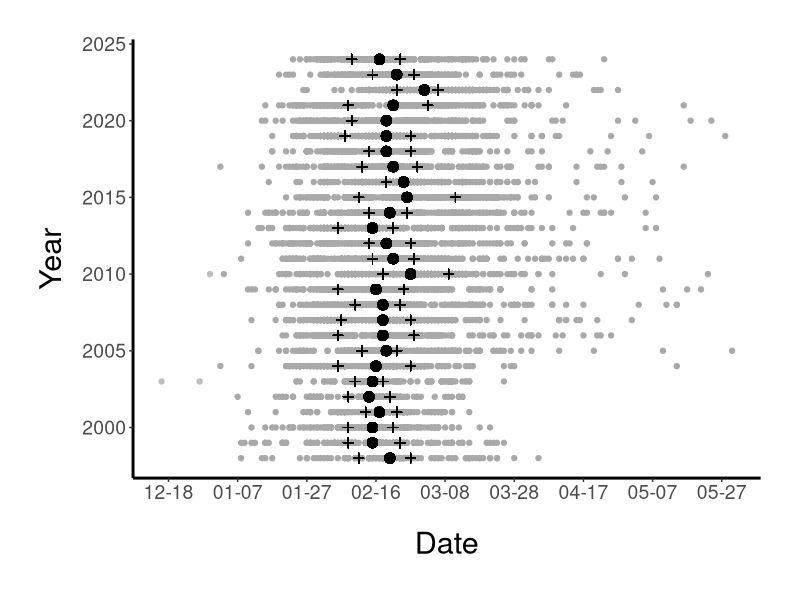
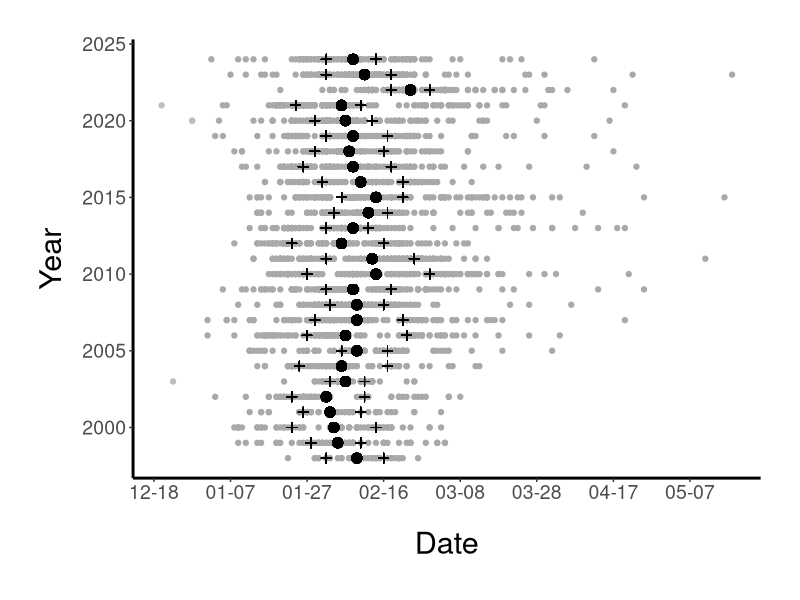
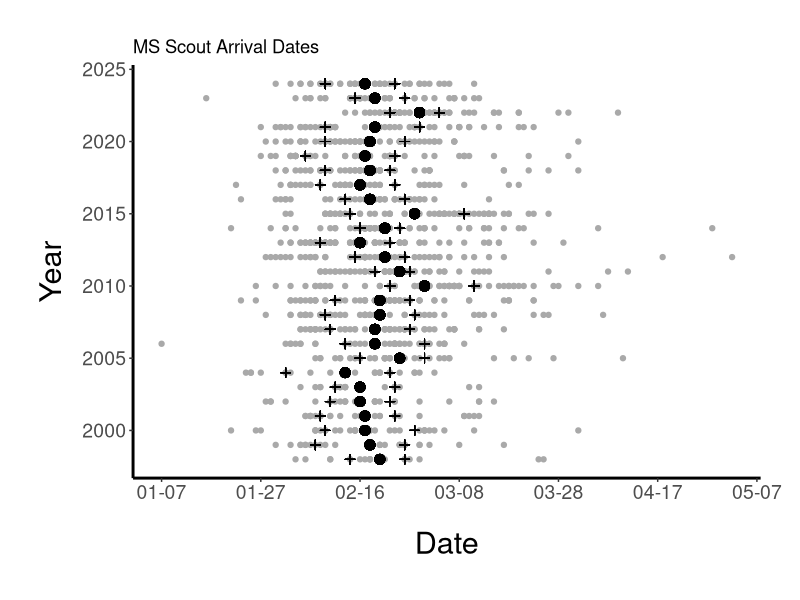
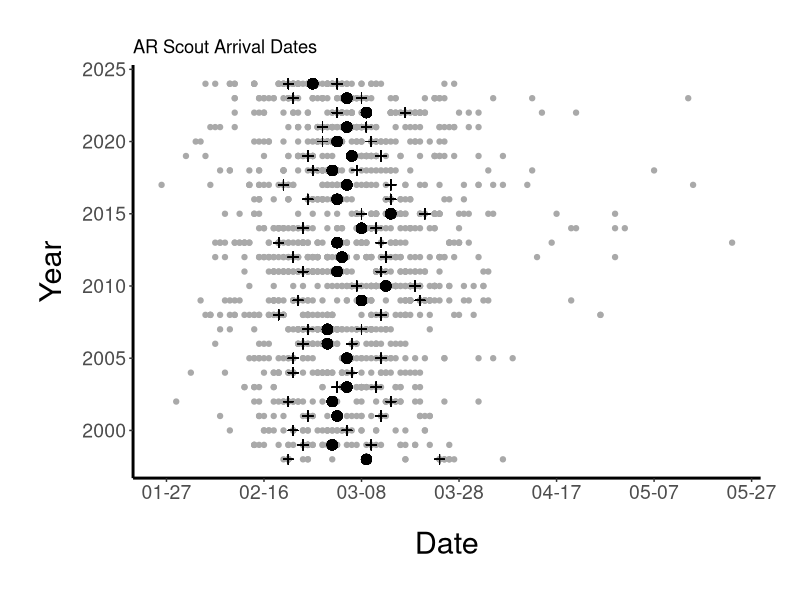
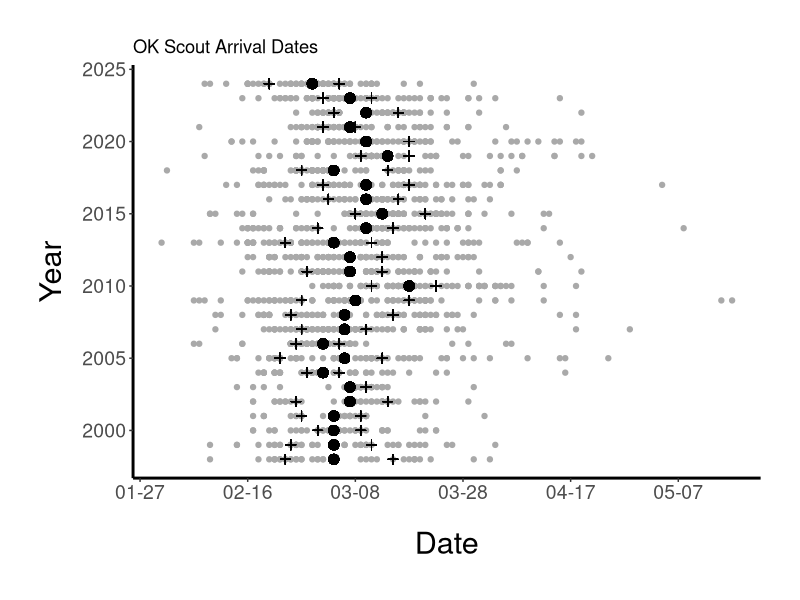
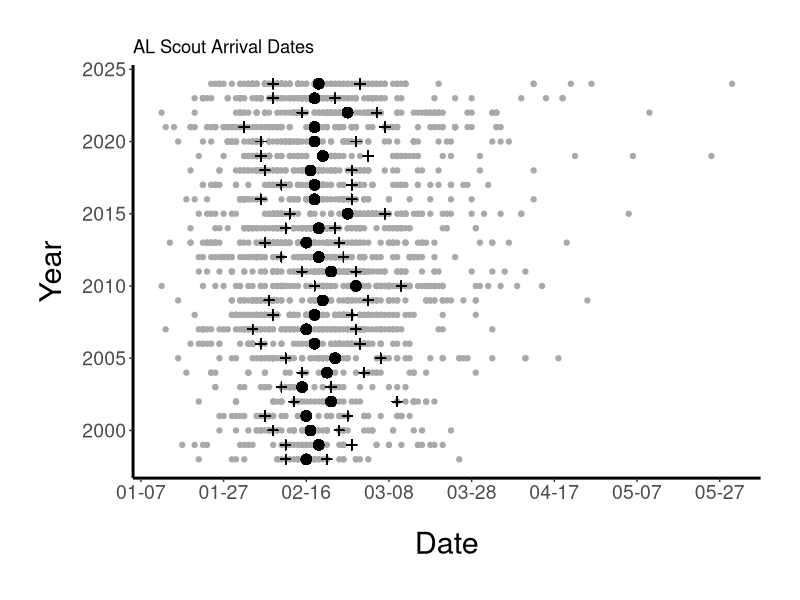
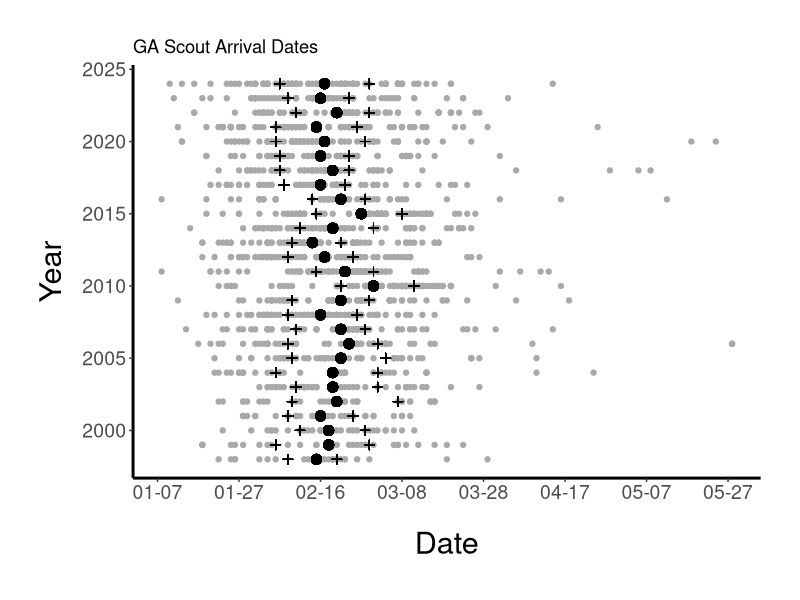
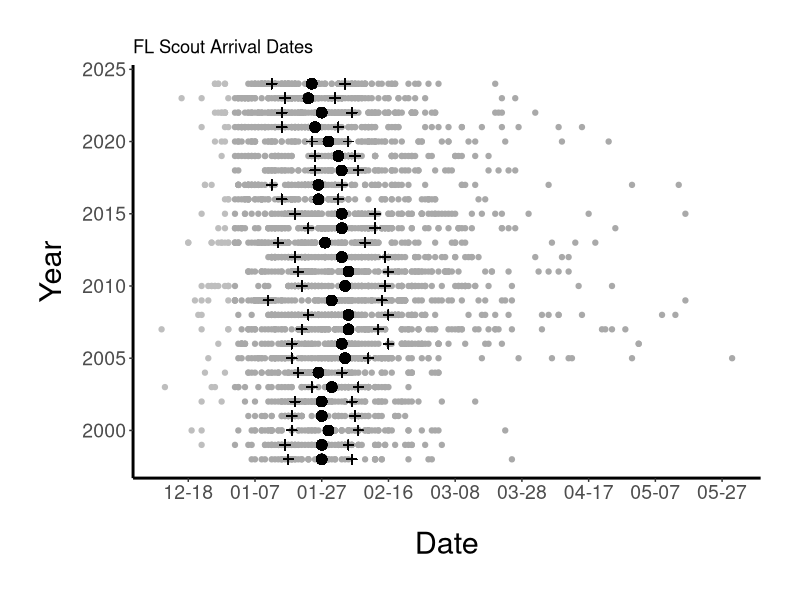

Write the R code that produced these figures, in order.
###Script for conducting analyses related to martin first arrivals over time

#Purple Martin Scout Arrival Data can be found at: https://www.purplemartin.org/research/8/scout-arrival-study/
install.packages(c("lubridate","ggplot2")) #if not already installed
library(lubridate)
library(ggplot2)

#read in scout arrivals by state

#TX
sadtx <- read.csv("Scout_arrivals/TX_arrivals.csv") 
sadtx$NAME <- NULL

#select adults only
sadtx<- sadtx[sadtx$AGE == "Adult",] 

#remove dates after May 31 because birds should arrive by then
nrow(sadtx[grep("^6/", sadtx$DATE),]) #1 date after May 31
sadtx<-sadtx[-grep("^6/", sadtx$DATE),] #remove dates after May 31

#number of arrivals
nrow(sadtx) #9589

sadtx$Month_Day <- format(mdy(sadtx$DATE), "%m-%d")
#getting mean, q1, q3
meanls <- list()
q1ls <- list()
q3ls <- list()
for (a in unique(sadtx$YEAR)) {
  datels <- list()
  for (i in 1:nrow(sadtx)) {
    year <- sadtx$YEAR[i]
    if (year == a) {
      datels <- c(datels, sadtx$DATE[i])
    }
  }
  mean <- as.Date(mean(mdy(unlist(datels))))
  meanls <- c(meanls, as.character(mean))
  q1 <- as.Date(quantile(as.numeric(mdy(unlist(datels))), probs = c(0.25, 0.5, 0.75), na.rm = TRUE)[1], origin="1970-01-01")
  q1ls <- c(q1ls, as.character(q1))
  q3 <-as.Date(quantile(as.numeric(mdy(unlist(datels))), probs = c(0.25, 0.5, 0.75), na.rm = TRUE)[3], origin="1970-01-01")
  q3ls <- c(q3ls, as.character(q3))
}

#adding means to sadtx
dfmeanls <- list()
for(a in meanls){
  yr <- format(as.Date(a), "%Y")
  for(i in 1:nrow(sadtx)){
    if(sadtx$YEAR[i] == yr){
      dfmeanls[[i]] <- a
    }
  }
}
sadtx$Mean <- unlist(dfmeanls)
sadtx$Mean_md <- format(ymd(sadtx$Mean), "%m-%d")
#adding q1 to sadtx
dfq1ls <- list()
for(a in q1ls){
  yr <- format(as.Date(a), "%Y")
  for(i in 1:nrow(sadtx)){
    if(sadtx$YEAR[i] == yr){
      dfq1ls[[i]] <- a
    }
  }
}
sadtx$Q1 <- unlist(dfq1ls)
sadtx$Q1_md <- format(as.Date(sadtx$Q1), "%m-%d")
#adding q3 to sadtx
dfq3ls <- list()
for(a in q3ls){
  yr <- format(as.Date(a), "%Y")
  for(i in 1:nrow(sadtx)){
    if(sadtx$YEAR[i] == yr){
      dfq3ls[[i]] <- a
    }
  }
}
sadtx$Q3 <- unlist(dfq3ls)
sadtx$Q3_md <- format(as.Date(sadtx$Q3), "%m-%d")

#calculate mean day of year for 1999-2021
mean(yday(unlist(meanls))[4:27])
sdtx<-sd(yday(unlist(meanls))[4:27])
meantx<-as.Date(mean(yday(unlist(meanls))[4:27]),origin="2024/12/31")
tx_2022<-as.Date(mean(yday(unlist(meanls))[3]),origin="2024/12/31")
tx_2023<-as.Date(mean(yday(unlist(meanls))[2]),origin="2024/12/31")
tx_2024<-as.Date(mean(yday(unlist(meanls))[1]),origin="2024/12/31")

#minimum arrival
min_arrival_tx=NULL
for (i in levels(as.factor(sadtx$YEAR))) {
	min_arrival_tx<-c(min_arrival_tx,min(yday(as.Date(sadtx$DATE[sadtx$YEAR==i], format="%m/%d/%y"))))
	}
mean(min_arrival_tx[1:24]) #mean min arrival from 1998-2021
min_arrival_tx[25]


#plot the data 
#3 Dec dates (2002 and 2009) need to be plotted separately
#grid::current.viewport() #sometimes this call seems to be necessary to initalize a plot to prevent a depth error being thrown

ggplot(sadtx[-grep("^12/", sadtx$DATE),], aes(y = YEAR, x = as.Date(Month_Day, format = "%m-%d"))) +
  geom_rect(xmin = meantx-(2*sdtx), xmax = meantx+(2*sdtx), ymin = 1997, ymax = 2025, fill = "gray 91") + 
  geom_point(col="dark gray") + 
  geom_point(data=sadtx[grep("^12/", sadtx$DATE),], aes(y = YEAR, x = as.Date(Month_Day, format = "%m-%d")-366), col="gray") + #Dec dates
  geom_vline(xintercept=meantx, col="black")+ 
  geom_point(aes(y=YEAR, x = as.Date(Mean_md, format = "%m-%d")), color = "black", size = 3)+
  geom_point(aes(y=YEAR, x = as.Date(Q1_md, format = "%m-%d")), color = "black", size = 2, shape=3)+
  geom_point(aes(y=YEAR, x = as.Date(Q3_md, format = "%m-%d")), color = "black", size = 2, shape=3)+
  scale_x_date(date_labels = "%m-%d", date_breaks = "20 days") +
  ylim(1998,2024)+
   labs(y = "Year", x = "Date") +
  #ggtitle("TX Scout Arrival Dates") +
    theme(legend.position="none",
  	panel.background=element_rect(fill="white"), 
  	plot.margin=unit(c(1,1,1,1),"cm"), 
  	axis.title.y=element_text(size = 22, margin=margin(0,10,0,0)), 
  	axis.title.x=element_text(size = 22, margin=margin(20,0,0,0)),
  	axis.text.x = element_text(size = 14), 
  	axis.text.y = element_text(size = 14),
  	axis.line=element_line(size=1))

arrival_anomaly<-data.frame(Year = rev(c(1998:2024)), Arrival_anomaly=NA, State="TX")
for (i in 1:27) {
	arrival_anomaly$anomaly[i]<-as.POSIXlt(as.Date(meanls[[i]]), format = "%y%m%d")$yday-as.POSIXlt(meantx, format = "%y%m%d")$yday 
}
write.csv(arrival_anomaly,"TX_anomalous_arrivals.csv", row.names=FALSE)

################################

#LA
sadla <- read.csv("Scout_arrivals/LA_arrivals.csv")
sadla$NAME <- NULL

#select adults only
sadla<- sadla[sadla$AGE == "Adult",]

#remove dates after May 31 because birds should arrive by then
nrow(sadla[grep("^6/", sadla$DATE),]) #0

#number of arrivals
nrow(sadla) #3190

sadla$Month_Day <- format(mdy(sadla$DATE), "%m-%d")
#getting mean, q1, q3
meanls <- list()
q1ls <- list()
q3ls <- list()
for (a in unique(sadla$YEAR)) {
  datels <- list()
  for (i in 1:nrow(sadla)) {
    year <- sadla$YEAR[i]
    if (year == a) {
      datels <- c(datels, sadla$DATE[i])
    }
  }
  mean <- as.Date(mean(mdy(unlist(datels))))
  meanls <- c(meanls, as.character(mean))
  q1 <- as.Date(quantile(as.numeric(mdy(unlist(datels))), probs = c(0.25, 0.5, 0.75), na.rm = TRUE)[1], origin="1970-01-01")
  q1ls <- c(q1ls, as.character(q1))
  q3 <-as.Date(quantile(as.numeric(mdy(unlist(datels))), probs = c(0.25, 0.5, 0.75), na.rm = TRUE)[3], origin="1970-01-01")
  q3ls <- c(q3ls, as.character(q3))
}

#adding means to sadla
dfmeanls <- list()
for(a in meanls){
  yr <- format(as.Date(a), "%Y")
  for(i in 1:nrow(sadla)){
    if(sadla$YEAR[i] == yr){
      dfmeanls[[i]] <- a
    }
  }
}
sadla$Mean <- unlist(dfmeanls)
sadla$Mean_md <- format(ymd(sadla$Mean), "%m-%d")
#adding q1 to sadla
dfq1ls <- list()
for(a in q1ls){
  yr <- format(as.Date(a), "%Y")
  for(i in 1:nrow(sadla)){
    if(sadla$YEAR[i] == yr){
      dfq1ls[[i]] <- a
    }
  }
}
sadla$Q1 <- unlist(dfq1ls)
sadla$Q1_md <- format(as.Date(sadla$Q1), "%m-%d")
#adding q3 to sadla
dfq3ls <- list()
for(a in q3ls){
  yr <- format(as.Date(a), "%Y")
  for(i in 1:nrow(sadla)){
    if(sadla$YEAR[i] == yr){
      dfq3ls[[i]] <- a
    }
  }
}
sadla$Q3 <- unlist(dfq3ls)
sadla$Q3_md <- format(as.Date(sadla$Q3), "%m-%d")

#calculate mean day of year for 1999-2021
mean(yday(unlist(meanls))[4:27])
sdla<-sd(yday(unlist(meanls))[4:27])
meanla<-as.Date(mean(yday(unlist(meanls))[4:27]),origin="2024/12/31")
la_2022<-as.Date(mean(yday(unlist(meanls))[3]),origin="2024/12/31")
la_2023<-as.Date(mean(yday(unlist(meanls))[2]),origin="2024/12/31")
la_2024<-as.Date(mean(yday(unlist(meanls))[1]),origin="2024/12/31")

#minimum arrival
min_arrival_la=NULL
for (i in levels(as.factor(sadla$YEAR))) {
	min_arrival_la<-c(min_arrival_la,min(yday(as.Date(sadla$DATE[sadla$YEAR==i], format="%m/%d/%y"))))
	}
#except Dec arrivals don't work
min_arrival_la[23] <- -3 #2020 min arrival is Dec 29, 2019
min_arrival_la[24] <- -12 #2021 min arrival is Dec 20, 2020

mean(min_arrival_la[1:24]) #mean min arrival from 1998-2021
min_arrival_la[25]

#plot the data vertically
#4 Dec dates to plot separately
ggplot(sadla[-grep("^12/", sadla$DATE),], aes(y = YEAR, x = as.Date(Month_Day, format = "%m-%d"))) +
  geom_rect(xmin = meanla-(2*sdla), xmax = meanla+(2*sdla), ymin = 1997, ymax = 2025, fill = "gray91") + 
  geom_point(col="dark gray") + 
  geom_point(data=sadla[grep("^12/", sadla$DATE),], aes(y = YEAR, x = as.Date(Month_Day, format = "%m-%d")-366), col="gray") + #Dec dates
  geom_vline(xintercept=meanla, col="black")+
  geom_point(aes(y=YEAR, x = as.Date(Mean_md, format = "%m-%d")), color = "black", size = 3)+
  geom_point(aes(y=YEAR, x = as.Date(Q1_md, format = "%m-%d")), color = "black", size = 2, shape=3)+
  geom_point(aes(y=YEAR, x = as.Date(Q3_md, format = "%m-%d")), color = "black", size = 2, shape=3)+
  scale_x_date(date_labels = "%m-%d", date_breaks = "20 days") +
  ylim(1998,2024)+
  labs(y = "Year", x = "Date") +
  #ggtitle("LA Scout Arrival Dates") +
    theme(legend.position="none",
  	panel.background=element_rect(fill="white"), 
  	plot.margin=unit(c(1,1,1,1),"cm"), 
  	axis.title.y=element_text(size = 22, margin=margin(0,10,0,0)), 
  	axis.title.x=element_text(size = 22, margin=margin(20,0,0,0)),
  	axis.text.x = element_text(size = 14), 
  	axis.text.y = element_text(size = 14),
  	axis.line=element_line(size=1))

arrival_anomaly<-data.frame(Year = rev(c(1998:2024)), Arrival_anomaly=NA, State="LA")
for (i in 1:27) {
	arrival_anomaly$anomaly[i]<-as.POSIXlt(as.Date(meanls[[i]]), format = "%y%m%d")$yday-as.POSIXlt(meanla, format = "%y%m%d")$yday 
}
write.csv(arrival_anomaly,"LA_anomalous_arrivals.csv", row.names=FALSE)

###############################################

#MS
sadms <- read.csv("Scout_arrivals/MS_arrivals.csv")
sadms$NAME <- NULL

#select adults only
sadms<- sadms[sadms$AGE == "Adult",]

#remove dates after May 31
nrow(sadms[grep("^6/", sadms$DATE),]) #0

#number of arrivals
nrow(sadms) #1337

sadms$Month_Day <- format(mdy(sadms$DATE), "%m-%d")
#getting mean, q1, q3
meanls <- list()
q1ls <- list()
q3ls <- list()
for (a in unique(sadms$YEAR)) {
  datels <- list()
  for (i in 1:nrow(sadms)) {
    year <- sadms$YEAR[i]
    if (year == a) {
      datels <- c(datels, sadms$DATE[i])
    }
  }
  mean <- as.Date(mean(mdy(unlist(datels))))
  meanls <- c(meanls, as.character(mean))
  q1 <- as.Date(quantile(as.numeric(mdy(unlist(datels))), probs = c(0.25, 0.5, 0.75), na.rm = TRUE)[1], origin="1970-01-01")
  q1ls <- c(q1ls, as.character(q1))
  q3 <-as.Date(quantile(as.numeric(mdy(unlist(datels))), probs = c(0.25, 0.5, 0.75), na.rm = TRUE)[3], origin="1970-01-01")
  q3ls <- c(q3ls, as.character(q3))
}

#adding means to sadms
dfmeanls <- list()
for(a in meanls){
  yr <- format(as.Date(a), "%Y")
  for(i in 1:nrow(sadms)){
    if(sadms$YEAR[i] == yr){
      dfmeanls[[i]] <- a
    }
  }
}
sadms$Mean <- unlist(dfmeanls)
sadms$Mean_md <- format(ymd(sadms$Mean), "%m-%d")
#adding q1 to sadms
dfq1ls <- list()
for(a in q1ls){
  yr <- format(as.Date(a), "%Y")
  for(i in 1:nrow(sadms)){
    if(sadms$YEAR[i] == yr){
      dfq1ls[[i]] <- a
    }
  }
}
sadms$Q1 <- unlist(dfq1ls)
sadms$Q1_md <- format(as.Date(sadms$Q1), "%m-%d")
#adding q3 to sadms
dfq3ls <- list()
for(a in q3ls){
  yr <- format(as.Date(a), "%Y")
  for(i in 1:nrow(sadms)){
    if(sadms$YEAR[i] == yr){
      dfq3ls[[i]] <- a
    }
  }
}
sadms$Q3 <- unlist(dfq3ls)
sadms$Q3_md <- format(as.Date(sadms$Q3), "%m-%d")

#calculate mean day of year for 1999-2021
mean(yday(unlist(meanls))[4:27])
sdms<-sd(yday(unlist(meanls))[4:27])
meanms<-as.Date(mean(yday(unlist(meanls))[4:27]),origin="2024/12/31")
ms_2022<-as.Date(mean(yday(unlist(meanls))[3]),origin="2024/12/31")
ms_2023<-as.Date(mean(yday(unlist(meanls))[2]),origin="2024/12/31")
ms_2024<-as.Date(mean(yday(unlist(meanls))[1]),origin="2024/12/31")

#minimum arrival
min_arrival_ms=NULL
for (i in levels(as.factor(sadms$YEAR))) {
	min_arrival_ms<-c(min_arrival_ms,min(yday(as.Date(sadms$DATE[sadms$YEAR==i], format="%m/%d/%y"))))
	}
mean(min_arrival_ms[1:24]) #mean min arrival from 1998-2021
min_arrival_ms[25]


#plot the data vertically
ggplot(sadms, aes(y = YEAR, x = as.Date(Month_Day, format = "%m-%d"))) +
  geom_rect(xmin = meanms-(2*sdms), xmax = meanms+(2*sdms), ymin = 1996, ymax = 2026, fill = "gray91") + 
  geom_point(col="dark gray") + 
  geom_vline(xintercept=meanms, col="black")+ 
  geom_point(aes(y=YEAR, x = as.Date(Mean_md, format = "%m-%d")), color = "black", size = 3)+
  geom_point(aes(y=YEAR, x = as.Date(Q1_md, format = "%m-%d")), color = "black", size = 2, shape=3)+
  geom_point(aes(y=YEAR, x = as.Date(Q3_md, format = "%m-%d")), color = "black", size = 2, shape=3)+
  scale_x_date(date_labels = "%m-%d", date_breaks = "20 days") +
  ylim(1998,2024)+
  labs(y = "Year", x = "Date") +
  ggtitle("MS Scout Arrival Dates") +
    theme(legend.position="none",
  	panel.background=element_rect(fill="white"), 
  	plot.margin=unit(c(1,1,1,1),"cm"), 
  	axis.title.y=element_text(size = 22, margin=margin(0,10,0,0)), 
  	axis.title.x=element_text(size = 22, margin=margin(20,0,0,0)),
  	axis.text.x = element_text(size = 14), 
  	axis.text.y = element_text(size = 14),
  	axis.line=element_line(size=1))


arrival_anomaly<-data.frame(Year = rev(c(1998:2024)), Arrival_anomaly=NA, State="MS")
for (i in 1:27) {
	arrival_anomaly$anomaly[i]<-as.POSIXlt(as.Date(meanls[[i]]), format = "%y%m%d")$yday-as.POSIXlt(meanms, format = "%y%m%d")$yday 
}
write.csv(arrival_anomaly,"MS_anomalous_arrivals.csv", row.names=FALSE)

#####################################


#AR
sadar <- read.csv("Scout_arrivals/AR_arrivals.csv")
sadar$NAME <- NULL

#select adults only
sadar<- sadar[sadar$AGE == "Adult",]

#remove dates after May 31 because birds should arrive by then
nrow(sadar[grep("^6/", sadar$DATE),]) #3
sadar<-sadar[-grep("^6/", sadar$DATE),]

#number of arrivals
nrow(sadar) #1544

sadar$Month_Day <- format(mdy(sadar$DATE), "%m-%d")
#getting mean, q1, q3
meanls <- list()
q1ls <- list()
q3ls <- list()
for (a in unique(sadar$YEAR)) {
  datels <- list()
  for (i in 1:nrow(sadar)) {
    year <- sadar$YEAR[i]
    if (year == a) {
      datels <- c(datels, sadar$DATE[i])
    }
  }
  mean <- as.Date(mean(mdy(unlist(datels))))
  meanls <- c(meanls, as.character(mean))
  q1 <- as.Date(quantile(as.numeric(mdy(unlist(datels))), probs = c(0.25, 0.5, 0.75), na.rm = TRUE)[1], origin="1970-01-01")
  q1ls <- c(q1ls, as.character(q1))
  q3 <-as.Date(quantile(as.numeric(mdy(unlist(datels))), probs = c(0.25, 0.5, 0.75), na.rm = TRUE)[3], origin="1970-01-01")
  q3ls <- c(q3ls, as.character(q3))
}

#adding means to sadar
dfmeanls <- list()
for(a in meanls){
  yr <- format(as.Date(a), "%Y")
  for(i in 1:nrow(sadar)){
    if(sadar$YEAR[i] == yr){
      dfmeanls[[i]] <- a
    }
  }
}
sadar$Mean <- unlist(dfmeanls)
sadar$Mean_md <- format(ymd(sadar$Mean), "%m-%d")
#adding q1 to sadar
dfq1ls <- list()
for(a in q1ls){
  yr <- format(as.Date(a), "%Y")
  for(i in 1:nrow(sadar)){
    if(sadar$YEAR[i] == yr){
      dfq1ls[[i]] <- a
    }
  }
}
sadar$Q1 <- unlist(dfq1ls)
sadar$Q1_md <- format(as.Date(sadar$Q1), "%m-%d")
#adding q3 to sadar
dfq3ls <- list()
for(a in q3ls){
  yr <- format(as.Date(a), "%Y")
  for(i in 1:nrow(sadar)){
    if(sadar$YEAR[i] == yr){
      dfq3ls[[i]] <- a
    }
  }
}
sadar$Q3 <- unlist(dfq3ls)
sadar$Q3_md <- format(as.Date(sadar$Q3), "%m-%d")

#calculate mean day of year for 1998-2021
mean(yday(unlist(meanls))[4:27])
sdar<-sd(yday(unlist(meanls))[4:27])
meanar<-as.Date(mean(yday(unlist(meanls))[4:27]),origin="2024/12/31")
ar_2022<-as.Date(mean(yday(unlist(meanls))[3]),origin="2024/12/31")
ar_2023<-as.Date(mean(yday(unlist(meanls))[2]),origin="2024/12/31")
ar_2024<-as.Date(mean(yday(unlist(meanls))[1]),origin="2024/12/31")

#minimum arrival
min_arrival_ar=NULL
for (i in levels(as.factor(sadar$YEAR))) {
	min_arrival_ar<-c(min_arrival_ar,min(yday(as.Date(sadar$DATE[sadar$YEAR==i], format="%m/%d/%y"))))
	}
mean(min_arrival_ar[1:24]) #mean min arrival from 1998-2021
min_arrival_ar[25]

#plot the data vertically
ggplot(sadar, aes(y = YEAR, x = as.Date(Month_Day, format = "%m-%d"))) +
  geom_rect(xmin = meanar-(2*sdar), xmax = meanar+(2*sdar), ymin = 1996, ymax = 2026, fill = "gray91") + 
  geom_point(col="dark gray") + 
  geom_vline(xintercept=meanar, col="black")+ 
  geom_point(aes(y=YEAR, x = as.Date(Mean_md, format = "%m-%d")), color = "black", size = 3)+
  geom_point(aes(y=YEAR, x = as.Date(Q1_md, format = "%m-%d")), color = "black", size = 2, shape=3)+
  geom_point(aes(y=YEAR, x = as.Date(Q3_md, format = "%m-%d")), color = "black", size = 2, shape=3)+
  scale_x_date(date_labels = "%m-%d", date_breaks = "20 days") +
  ylim(1998,2024)+
  labs(y = "Year", x = "Date") +
  ggtitle("AR Scout Arrival Dates") +
    theme(legend.position="none",
  	panel.background=element_rect(fill="white"), 
  	plot.margin=unit(c(1,1,1,1),"cm"), 
  	axis.title.y=element_text(size = 22, margin=margin(0,10,0,0)), 
  	axis.title.x=element_text(size = 22, margin=margin(20,0,0,0)),
  	axis.text.x = element_text(size = 14), 
  	axis.text.y = element_text(size = 14),
  	axis.line=element_line(size=1))


arrival_anomaly<-data.frame(Year = rev(c(1998:2024)), Arrival_anomaly=NA, State="AR")
for (i in 1:27) {
	arrival_anomaly$anomaly[i]<-as.POSIXlt(as.Date(meanls[[i]]), format = "%y%m%d")$yday-as.POSIXlt(meanar, format = "%y%m%d")$yday 
}
write.csv(arrival_anomaly,"AR_anomalous_arrivals.csv", row.names=FALSE)

###################################################

#OK
sadok <- read.csv("Scout_arrivals/OK_arrivals.csv")
sadok$NAME <- NULL

#select adults only
sadok<- sadok[sadok$AGE == "Adult",]

#remove dates after May 31 because birds should arrive by then
nrow(sadok[grep("^6/", sadok$DATE),]) #0

#number of arrivals
nrow(sadok) #1946

sadok$Month_Day <- format(mdy(sadok$DATE), "%m-%d")
#getting mean, q1, q3
meanls <- list()
q1ls <- list()
q3ls <- list()
for (a in unique(sadok$YEAR)) {
  datels <- list()
  for (i in 1:nrow(sadok)) {
    year <- sadok$YEAR[i]
    if (year == a) {
      datels <- c(datels, sadok$DATE[i])
    }
  }
  mean <- as.Date(mean(mdy(unlist(datels))))
  meanls <- c(meanls, as.character(mean))
  q1 <- as.Date(quantile(as.numeric(mdy(unlist(datels))), probs = c(0.25, 0.5, 0.75), na.rm = TRUE)[1], origin="1970-01-01")
  q1ls <- c(q1ls, as.character(q1))
  q3 <-as.Date(quantile(as.numeric(mdy(unlist(datels))), probs = c(0.25, 0.5, 0.75), na.rm = TRUE)[3], origin="1970-01-01")
  q3ls <- c(q3ls, as.character(q3))
}

#adding means to sadok
dfmeanls <- list()
for(a in meanls){
  yr <- format(as.Date(a), "%Y")
  for(i in 1:nrow(sadok)){
    if(sadok$YEAR[i] == yr){
      dfmeanls[[i]] <- a
    }
  }
}
sadok$Mean <- unlist(dfmeanls)
sadok$Mean_md <- format(ymd(sadok$Mean), "%m-%d")
#adding q1 to sadok
dfq1ls <- list()
for(a in q1ls){
  yr <- format(as.Date(a), "%Y")
  for(i in 1:nrow(sadok)){
    if(sadok$YEAR[i] == yr){
      dfq1ls[[i]] <- a
    }
  }
}
sadok$Q1 <- unlist(dfq1ls)
sadok$Q1_md <- format(as.Date(sadok$Q1), "%m-%d")
#adding q3 to sadok
dfq3ls <- list()
for(a in q3ls){
  yr <- format(as.Date(a), "%Y")
  for(i in 1:nrow(sadok)){
    if(sadok$YEAR[i] == yr){
      dfq3ls[[i]] <- a
    }
  }
}
sadok$Q3 <- unlist(dfq3ls)
sadok$Q3_md <- format(as.Date(sadok$Q3), "%m-%d")

#calculate mean day of year for 1998-2021
mean(yday(unlist(meanls))[4:27])
sdok<-sd(yday(unlist(meanls))[4:27])
meanok<-as.Date(mean(yday(unlist(meanls))[4:27]),origin="2024/12/31")
ok_2022<-as.Date(mean(yday(unlist(meanls))[3]),origin="2024/12/31")
ok_2023<-as.Date(mean(yday(unlist(meanls))[2]),origin="2024/12/31")
ok_2024<-as.Date(mean(yday(unlist(meanls))[1]),origin="2024/12/31")

#minimum arrival
min_arrival_ok=NULL
for (i in levels(as.factor(sadok$YEAR))) {
	min_arrival_ok<-c(min_arrival_ok,min(yday(as.Date(sadok$DATE[sadok$YEAR==i], format="%m/%d/%y"))))
	}
mean(min_arrival_ok[1:24]) #mean min arrival from 1998-2021
min_arrival_ok[25]

#plot the data vertically
ggplot(sadok, aes(y = YEAR, x = as.Date(Month_Day, format = "%m-%d"))) +
  geom_rect(xmin = meanok-(2*sdok), xmax = meanok+(2*sdok), ymin = 1996, ymax = 2026, fill = "gray91") + 
  geom_point(col="dark gray") + 
  geom_vline(xintercept=meanok, col="black")+ 
  geom_point(aes(y=YEAR, x = as.Date(Mean_md, format = "%m-%d")), color = "black", size = 3)+
  geom_point(aes(y=YEAR, x = as.Date(Q1_md, format = "%m-%d")), color = "black", size = 2, shape=3)+
  geom_point(aes(y=YEAR, x = as.Date(Q3_md, format = "%m-%d")), color = "black", size = 2, shape=3)+
  scale_x_date(date_labels = "%m-%d", date_breaks = "20 days") +
  ylim(1998,2024)+
  labs(y = "Year", x = "Date") +
  ggtitle("OK Scout Arrival Dates") +
    theme(legend.position="none",
  	panel.background=element_rect(fill="white"), 
  	plot.margin=unit(c(1,1,1,1),"cm"), 
  	axis.title.y=element_text(size = 22, margin=margin(0,10,0,0)), 
  	axis.title.x=element_text(size = 22, margin=margin(20,0,0,0)),
  	axis.text.x = element_text(size = 14), 
  	axis.text.y = element_text(size = 14),
  	axis.line=element_line(size=1))


arrival_anomaly<-data.frame(Year = rev(c(1998:2024)), Arrival_anomaly=NA, State="OK")
for (i in 1:27) {
	arrival_anomaly$anomaly[i]<-as.POSIXlt(as.Date(meanls[[i]]), format = "%y%m%d")$yday-as.POSIXlt(meanok, format = "%y%m%d")$yday 
}
write.csv(arrival_anomaly,"OK_anomalous_arrivals.csv", row.names=FALSE)

##################################################

#AL
sadal <- read.csv("Scout_arrivals/AL_arrivals.csv")
sadal$NAME <- NULL

#select adults only
sadal<- sadal[sadal$AGE == "Adult",]

#remove dats after May 31 because birds should arrive by then
nrow(sadal[grep("^6/", sadal$DATE),]) #0

#number of arrivals
nrow(sadal) #2314

sadal$Month_Day <- format(mdy(sadal$DATE), "%m-%d")
#getting mean, q1, q3
meanls <- list()
q1ls <- list()
q3ls <- list()
for (a in unique(sadal$YEAR)) {
  datels <- list()
  for (i in 1:nrow(sadal)) {
    year <- sadal$YEAR[i]
    if (year == a) {
      datels <- c(datels, sadal$DATE[i])
    }
  }
  mean <- as.Date(mean(mdy(unlist(datels))))
  meanls <- c(meanls, as.character(mean))
  q1 <- as.Date(quantile(as.numeric(mdy(unlist(datels))), probs = c(0.25, 0.5, 0.75), na.rm = TRUE)[1], origin="1970-01-01")
  q1ls <- c(q1ls, as.character(q1))
  q3 <-as.Date(quantile(as.numeric(mdy(unlist(datels))), probs = c(0.25, 0.5, 0.75), na.rm = TRUE)[3], origin="1970-01-01")
  q3ls <- c(q3ls, as.character(q3))
}

#adding means to sadal
dfmeanls <- list()
for(a in meanls){
  yr <- format(as.Date(a), "%Y")
  for(i in 1:nrow(sadal)){
    if(sadal$YEAR[i] == yr){
      dfmeanls[[i]] <- a
    }
  }
}
sadal$Mean <- unlist(dfmeanls)
sadal$Mean_md <- format(ymd(sadal$Mean), "%m-%d")
#adding q1 to sadal
dfq1ls <- list()
for(a in q1ls){
  yr <- format(as.Date(a), "%Y")
  for(i in 1:nrow(sadal)){
    if(sadal$YEAR[i] == yr){
      dfq1ls[[i]] <- a
    }
  }
}
sadal$Q1 <- unlist(dfq1ls)
sadal$Q1_md <- format(as.Date(sadal$Q1), "%m-%d")
#adding q3 to sadal
dfq3ls <- list()
for(a in q3ls){
  yr <- format(as.Date(a), "%Y")
  for(i in 1:nrow(sadal)){
    if(sadal$YEAR[i] == yr){
      dfq3ls[[i]] <- a
    }
  }
}
sadal$Q3 <- unlist(dfq3ls)
sadal$Q3_md <- format(as.Date(sadal$Q3), "%m-%d")

#calculate mean day of year for 1998-2021
mean(yday(unlist(meanls))[4:27])
sdal<-sd(yday(unlist(meanls))[4:27])
meanal<-as.Date(mean(yday(unlist(meanls))[4:27]),origin="2024/12/31")
al_2022<-as.Date(mean(yday(unlist(meanls))[3]),origin="2024/12/31")
al_2023<-as.Date(mean(yday(unlist(meanls))[2]),origin="2024/12/31")
al_2024<-as.Date(mean(yday(unlist(meanls))[1]),origin="2024/12/31")

#minimum arrival
min_arrival_al=NULL
for (i in levels(as.factor(sadal$YEAR))) {
	min_arrival_al<-c(min_arrival_al,min(yday(as.Date(sadal$DATE[sadal$YEAR==i], format="%m/%d/%y"))))
	}
mean(min_arrival_al[1:24]) #mean min arrival from 1998-2021
min_arrival_al[25]


#plot the data vertically
ggplot(sadal, aes(y = YEAR, x = as.Date(Month_Day, format = "%m-%d"))) +
  geom_rect(xmin = meanal-(2*sdal), xmax = meanal+(2*sdal), ymin = 1996, ymax = 2026, fill = "gray91") + 
  geom_point(col="dark gray") + 
  geom_vline(xintercept=meanal, col="black")+ 
  geom_point(aes(y=YEAR, x = as.Date(Mean_md, format = "%m-%d")), color = "black", size = 3)+
  geom_point(aes(y=YEAR, x = as.Date(Q1_md, format = "%m-%d")), color = "black", size = 2, shape=3)+
  geom_point(aes(y=YEAR, x = as.Date(Q3_md, format = "%m-%d")), color = "black", size = 2, shape=3)+
  scale_x_date(date_labels = "%m-%d", date_breaks = "20 days") +
  labs(y = "Year", x = "Date") +
  ggtitle("AL Scout Arrival Dates") +
    theme(legend.position="none",
  	panel.background=element_rect(fill="white"), 
  	plot.margin=unit(c(1,1,1,1),"cm"), 
  	axis.title.y=element_text(size = 22, margin=margin(0,10,0,0)), 
  	axis.title.x=element_text(size = 22, margin=margin(20,0,0,0)),
  	axis.text.x = element_text(size = 14), 
  	axis.text.y = element_text(size = 14),
  	axis.line=element_line(size=1))


arrival_anomaly<-data.frame(Year = rev(c(1998:2024)), Arrival_anomaly=NA, State="AL")
for (i in 1:27) {
	arrival_anomaly$anomaly[i]<-as.POSIXlt(as.Date(meanls[[i]]), format = "%y%m%d")$yday-as.POSIXlt(meanal, format = "%y%m%d")$yday 
}
write.csv(arrival_anomaly,"AL_anomalous_arrivals.csv", row.names=FALSE)

###################################################

#GA
sadga <- read.csv("Scout_arrivals/GA_arrivals.csv")
sadga$NAME <- NULL

#select adults only
sadga<- sadga[sadga$AGE == "Adult",]

#remove dates after May 31 because birds should arrive by then
nrow(sadga[grep("^6/", sadga$DATE),]) #2
sadga<-sadga[-grep("^6/", sadga$DATE),]

#number of arrivals
nrow(sadga) #1773

sadga$Month_Day <- format(mdy(sadga$DATE), "%m-%d")
#getting mean, q1, q3
meanls <- list()
q1ls <- list()
q3ls <- list()
for (a in unique(sadga$YEAR)) {
  datels <- list()
  for (i in 1:nrow(sadga)) {
    year <- sadga$YEAR[i]
    if (year == a) {
      datels <- c(datels, sadga$DATE[i])
    }
  }
  mean <- as.Date(mean(mdy(unlist(datels))))
  meanls <- c(meanls, as.character(mean))
  q1 <- as.Date(quantile(as.numeric(mdy(unlist(datels))), probs = c(0.25, 0.5, 0.75), na.rm = TRUE)[1], origin="1970-01-01")
  q1ls <- c(q1ls, as.character(q1))
  q3 <-as.Date(quantile(as.numeric(mdy(unlist(datels))), probs = c(0.25, 0.5, 0.75), na.rm = TRUE)[3], origin="1970-01-01")
  q3ls <- c(q3ls, as.character(q3))
}

#adding means to sadga
dfmeanls <- list()
for(a in meanls){
  yr <- format(as.Date(a), "%Y")
  for(i in 1:nrow(sadga)){
    if(sadga$YEAR[i] == yr){
      dfmeanls[[i]] <- a
    }
  }
}
sadga$Mean <- unlist(dfmeanls)
sadga$Mean_md <- format(ymd(sadga$Mean), "%m-%d")
#adding q1 to sadga
dfq1ls <- list()
for(a in q1ls){
  yr <- format(as.Date(a), "%Y")
  for(i in 1:nrow(sadga)){
    if(sadga$YEAR[i] == yr){
      dfq1ls[[i]] <- a
    }
  }
}
sadga$Q1 <- unlist(dfq1ls)
sadga$Q1_md <- format(as.Date(sadga$Q1), "%m-%d")
#adding q3 to sadga
dfq3ls <- list()
for(a in q3ls){
  yr <- format(as.Date(a), "%Y")
  for(i in 1:nrow(sadga)){
    if(sadga$YEAR[i] == yr){
      dfq3ls[[i]] <- a
    }
  }
}
sadga$Q3 <- unlist(dfq3ls)
sadga$Q3_md <- format(as.Date(sadga$Q3), "%m-%d")

#calculate mean day of year for 1998-2021
mean(yday(unlist(meanls))[4:27])
sdga<-sd(yday(unlist(meanls))[4:27])
meanga<-as.Date(mean(yday(unlist(meanls))[4:27]),origin="2024/12/31")
ga_2022<-as.Date(mean(yday(unlist(meanls))[3]),origin="2024/12/31")
ga_2023<-as.Date(mean(yday(unlist(meanls))[2]),origin="2024/12/31")
ga_2024<-as.Date(mean(yday(unlist(meanls))[1]),origin="2024/12/31")

#minimum arrival
min_arrival_ga=NULL
for (i in levels(as.factor(sadga$YEAR))) {
	min_arrival_ga<-c(min_arrival_ga,min(yday(as.Date(sadga$DATE[sadga$YEAR==i], format="%m/%d/%y"))))
	}
mean(min_arrival_ga[1:24]) #mean min arrival from 1998-2021
min_arrival_ga[25]

#plot the data vertically
ggplot(sadga, aes(y = YEAR, x = as.Date(Month_Day, format = "%m-%d"))) +
  geom_rect(xmin = meanga-(2*sdga), xmax = meanga+(2*sdga), ymin = 1996, ymax = 2026, fill = "gray91") + 
  geom_point(col="dark gray") + 
  geom_vline(xintercept=meanga, col="black")+ 
  geom_point(aes(y=YEAR, x = as.Date(Mean_md, format = "%m-%d")), color = "black", size = 3)+
  geom_point(aes(y=YEAR, x = as.Date(Q1_md, format = "%m-%d")), color = "black", size = 2, shape=3)+
  geom_point(aes(y=YEAR, x = as.Date(Q3_md, format = "%m-%d")), color = "black", size = 2, shape=3)+
  scale_x_date(date_labels = "%m-%d", date_breaks = "20 days") +
  labs(y = "Year", x = "Date") +
  ggtitle("GA Scout Arrival Dates") +
    theme(legend.position="none",
  	panel.background=element_rect(fill="white"), 
  	plot.margin=unit(c(1,1,1,1),"cm"), 
  	axis.title.y=element_text(size = 22, margin=margin(0,10,0,0)), 
  	axis.title.x=element_text(size = 22, margin=margin(20,0,0,0)),
  	axis.text.x = element_text(size = 14), 
  	axis.text.y = element_text(size = 14),
  	axis.line=element_line(size=1))


arrival_anomaly<-data.frame(Year = rev(c(1998:2024)), Arrival_anomaly=NA, State="GA")
for (i in 1:27) {
	arrival_anomaly$anomaly[i]<-as.POSIXlt(as.Date(meanls[[i]]), format = "%y%m%d")$yday-as.POSIXlt(meanga, format = "%y%m%d")$yday 
}
write.csv(arrival_anomaly,"GA_anomalous_arrivals.csv", row.names=FALSE)

##################################################

#FL
sadfl <- read.csv("Scout_arrivals/FL_arrivals.csv")
sadfl$NAME <- NULL

#select adults only
sadfl<- sadfl[sadfl$AGE == "Adult",]

#remove dates after May 31 because birds should arrive by then
nrow(sadfl[grep("^6/", sadfl$DATE),]) #2
sadfl<-sadfl[-grep("^6/", sadfl$DATE),]

#number of arrivals
nrow(sadfl) #3569

sadfl$Month_Day <- format(mdy(sadfl$DATE), "%m-%d")
#getting mean, q1, q3
meanls <- list()
q1ls <- list()
q3ls <- list()
for (a in unique(sadfl$YEAR)) {
  datels <- list()
  for (i in 1:nrow(sadfl)) {
    year <- sadfl$YEAR[i]
    if (year == a) {
      datels <- c(datels, sadfl$DATE[i])
    }
  }
  mean <- as.Date(mean(mdy(unlist(datels))))
  meanls <- c(meanls, as.character(mean))
  q1 <- as.Date(quantile(as.numeric(mdy(unlist(datels))), probs = c(0.25, 0.5, 0.75), na.rm = TRUE)[1], origin="1970-01-01")
  q1ls <- c(q1ls, as.character(q1))
  q3 <-as.Date(quantile(as.numeric(mdy(unlist(datels))), probs = c(0.25, 0.5, 0.75), na.rm = TRUE)[3], origin="1970-01-01")
  q3ls <- c(q3ls, as.character(q3))
}

#adding means to sadfl
dfmeanls <- list()
for(a in meanls){
  yr <- format(as.Date(a), "%Y")
  for(i in 1:nrow(sadfl)){
    if(sadfl$YEAR[i] == yr){
      dfmeanls[[i]] <- a
    }
  }
}
sadfl$Mean <- unlist(dfmeanls)
sadfl$Mean_md <- format(ymd(sadfl$Mean), "%m-%d")
#adding q1 to sadfl
dfq1ls <- list()
for(a in q1ls){
  yr <- format(as.Date(a), "%Y")
  for(i in 1:nrow(sadfl)){
    if(sadfl$YEAR[i] == yr){
      dfq1ls[[i]] <- a
    }
  }
}
sadfl$Q1 <- unlist(dfq1ls)
sadfl$Q1_md <- format(as.Date(sadfl$Q1), "%m-%d")
#adding q3 to sadfl
dfq3ls <- list()
for(a in q3ls){
  yr <- format(as.Date(a), "%Y")
  for(i in 1:nrow(sadfl)){
    if(sadfl$YEAR[i] == yr){
      dfq3ls[[i]] <- a
    }
  }
}
sadfl$Q3 <- unlist(dfq3ls)
sadfl$Q3_md <- format(as.Date(sadfl$Q3), "%m-%d")

#calculate mean day of year for 1998-2021
mean(yday(unlist(meanls))[4:27])
sdfl<-sd(yday(unlist(meanls))[4:27])
meanfl<-as.Date(mean(yday(unlist(meanls))[4:27]),origin="2024/12/31")
fl_2022<-as.Date(mean(yday(unlist(meanls))[3]),origin="2024/12/31")
fl_2023<-as.Date(mean(yday(unlist(meanls))[2]),origin="2024/12/31")
fl_2024<-as.Date(mean(yday(unlist(meanls))[1]),origin="2024/12/31")


#minimum arrival
min_arrival_fl=NULL
for (i in levels(as.factor(sadfl$YEAR))) {
	min_arrival_fl<-c(min_arrival_fl,min(yday(as.Date(sadfl$DATE[sadfl$YEAR==i], format="%m/%d/%y"))))
	}
#except Dec arrivals don't work
min_arrival_fl[2] <- -9 #1999 min arrival is Dec 23, 1998
min_arrival_fl[3] <- -12 #2000 min arrival is Dec 20, 1999
min_arrival_fl[5] <- -9 #2002 min arrival is Dec 23, 2001
min_arrival_fl[6] <- -20 #2003 min arrival is Dec 12, 2002
min_arrival_fl[7] <- -8 #2004 min arrival is Dec 24, 2003
min_arrival_fl[8] <- -7 #2005 min arrival is Dec 25, 2004
min_arrival_fl[9] <- -4 #2006 min arrival is Dec 28, 2005
min_arrival_fl[10] <- -21 #2007 min arrival is Dec 11, 2006
min_arrival_fl[11] <- -10 #2008 min arrival is Dec 22, 2007
min_arrival_fl[12] <- -11 #2009 min arrival is Dec 21, 2008
min_arrival_fl[13] <- -9 #2010 min arrival is Dec 23, 2009
min_arrival_fl[16] <- -13 #2013 min arrival is Dec 19, 2012
min_arrival_fl[17] <- -4 #2014 min arrival is Dec 28, 2013
min_arrival_fl[18] <- -9 #2015 min arrival is Dec 23, 2014
min_arrival_fl[19] <- -2 #2016 min arrival is Dec 30, 2015
min_arrival_fl[20] <- -8 #2017 min arrival is Dec 24, 2016
min_arrival_fl[22]  <- -3 #2019 min arrival is Dec 29, 2018
min_arrival_fl[23] <- -5 #2020 min arrival is Dec 27, 2019
min_arrival_fl[24] <- -9 #2021 min arrival is Dec 23, 2020
min_arrival_fl[25] <- -5 #2022 min arrival is Dec 27, 2021
min_arrival_fl[26] <- -15 #2022 min arrival is Dec 17, 2022
min_arrival_fl[27] <- -15 #2023 min arrival is Dec 17, 2023

mean(min_arrival_fl[1:24]) #mean min arrival from 1998-2021

#plot the data vertically
ggplot(sadfl[-grep("^12/", sadfl$DATE),], aes(y = YEAR, x = as.Date(Month_Day, format = "%m-%d"))) +
  geom_rect(xmin = meanfl-(2*sdfl), xmax = meanfl+(2*sdfl), ymin = 1996, ymax = 2026, fill = "gray91") + 
  geom_point(col="dark gray") + 
  geom_point(data=sadfl[grep("^12/", sadfl$DATE),], aes(y = YEAR, x = as.Date(Month_Day, format = "%m-%d")-366), col="gray") + #Dec dates
  geom_vline(xintercept=meanfl, col="black")+ 
  geom_point(aes(y=YEAR, x = as.Date(Mean_md, format = "%m-%d")), color = "black", size = 3)+
  geom_point(aes(y=YEAR, x = as.Date(Q1_md, format = "%m-%d")), color = "black", size = 2, shape=3)+
  geom_point(aes(y=YEAR, x = as.Date(Q3_md, format = "%m-%d")), color = "black", size = 2, shape=3)+
  scale_x_date(date_labels = "%m-%d", date_breaks = "20 days") +
  ylim(1998,2024) +
  labs(y = "Year", x = "Date") +
  ggtitle("FL Scout Arrival Dates") +
    theme(legend.position="none",
  	panel.background=element_rect(fill="white"), 
  	plot.margin=unit(c(1,1,1,1),"cm"), 
  	axis.title.y=element_text(size = 22, margin=margin(0,10,0,0)), 
  	axis.title.x=element_text(size = 22, margin=margin(20,0,0,0)),
  	axis.text.x = element_text(size = 14), 
  	axis.text.y = element_text(size = 14),
  	axis.line=element_line(size=1))


arrival_anomaly<-data.frame(Year = rev(c(1998:2024)), Arrival_anomaly=NA, State="FL")
for (i in 1:27) {
	arrival_anomaly$anomaly[i]<-as.POSIXlt(as.Date(meanls[[i]]), format = "%y%m%d")$yday-as.POSIXlt(meanfl, format = "%y%m%d")$yday 
}
write.csv(arrival_anomaly,"FL_anomalous_arrivals.csv", row.names=FALSE)

#####################################################
  
#SC
sadsc <- read.csv("Scout_arrivals/SC_arrivals.csv")
sadsc$NAME <- NULL

#select adults only
sadsc<- sadsc[sadsc$AGE == "Adult",]

#remove dates after May 31 because birds should arrive by then
nrow(sadsc[grep("^6/", sadsc$DATE),]) #1
sadsc<-sadsc[-grep("^6/", sadsc$DATE),]

#number of arrivals
nrow(sadsc) #1732

sadsc$Month_Day <- format(mdy(sadsc$DATE), "%m-%d")
#getting mean, q1, q3
meanls <- list()
q1ls <- list()
q3ls <- list()
for (a in unique(sadsc$YEAR)) {
  datels <- list()
  for (i in 1:nrow(sadsc)) {
    year <- sadsc$YEAR[i]
    if (year == a) {
      datels <- c(datels, sadsc$DATE[i])
    }
  }
  mean <- as.Date(mean(mdy(unlist(datels))))
  meanls <- c(meanls, as.character(mean))
  q1 <- as.Date(quantile(as.numeric(mdy(unlist(datels))), probs = c(0.25, 0.5, 0.75), na.rm = TRUE)[1], origin="1970-01-01")
  q1ls <- c(q1ls, as.character(q1))
  q3 <-as.Date(quantile(as.numeric(mdy(unlist(datels))), probs = c(0.25, 0.5, 0.75), na.rm = TRUE)[3], origin="1970-01-01")
  q3ls <- c(q3ls, as.character(q3))
}

#adding means to sadsc
dfmeanls <- list()
for(a in meanls){
  yr <- format(as.Date(a), "%Y")
  for(i in 1:nrow(sadsc)){
    if(sadsc$YEAR[i] == yr){
      dfmeanls[[i]] <- a
    }
  }
}
sadsc$Mean <- unlist(dfmeanls)
sadsc$Mean_md <- format(ymd(sadsc$Mean), "%m-%d")
#adding q1 to sadsc
dfq1ls <- list()
for(a in q1ls){
  yr <- format(as.Date(a), "%Y")
  for(i in 1:nrow(sadsc)){
    if(sadsc$YEAR[i] == yr){
      dfq1ls[[i]] <- a
    }
  }
}
sadsc$Q1 <- unlist(dfq1ls)
sadsc$Q1_md <- format(as.Date(sadsc$Q1), "%m-%d")
#adding q3 to sadsc
dfq3ls <- list()
for(a in q3ls){
  yr <- format(as.Date(a), "%Y")
  for(i in 1:nrow(sadsc)){
    if(sadsc$YEAR[i] == yr){
      dfq3ls[[i]] <- a
    }
  }
}
sadsc$Q3 <- unlist(dfq3ls)
sadsc$Q3_md <- format(as.Date(sadsc$Q3), "%m-%d")

#calculate mean day of year for 1998-2021
mean(yday(unlist(meanls))[4:27])
sdsc<-sd(yday(unlist(meanls))[4:27])
meansc<-as.Date(mean(yday(unlist(meanls))[4:27]),origin="2024/12/31")
sc_2022<-as.Date(mean(yday(unlist(meanls))[3]),origin="2024/12/31")
sc_2023<-as.Date(mean(yday(unlist(meanls))[2]),origin="2024/12/31")
sc_2024<-as.Date(mean(yday(unlist(meanls))[1]),origin="2024/12/31")


#minimum arrival
min_arrival_sc=NULL
for (i in levels(as.factor(sadsc$YEAR))) {
	min_arrival_sc<-c(min_arrival_sc,min(yday(as.Date(sadsc$DATE[sadsc$YEAR==i], format="%m/%d/%y"))))
	}
mean(min_arrival_sc[1:24]) #mean min arrival from 1998-2021
min_arrival_sc[25]

#plot the data vertically
ggplot(sadsc, aes(y = YEAR, x = as.Date(Month_Day, format = "%m-%d"))) +
  geom_rect(xmin = meansc-(2*sdsc), xmax = meansc+(2*sdsc), ymin = 1996, ymax = 2026, fill = "gray91") + 
  geom_point(col="dark gray") + 
  geom_vline(xintercept=meansc, col="black")+ 
  geom_point(aes(y=YEAR, x = as.Date(Mean_md, format = "%m-%d")), color = "black", size = 3)+
  geom_point(aes(y=YEAR, x = as.Date(Q1_md, format = "%m-%d")), color = "black", size = 2, shape=3)+
  geom_point(aes(y=YEAR, x = as.Date(Q3_md, format = "%m-%d")), color = "black", size = 2, shape=3)+
  scale_x_date(date_labels = "%m-%d", date_breaks = "20 days") +
  ylim(1998,2024) +
  labs(y = "Year", x = "Date") +
  ggtitle("SC Scout Arrival Dates") +
    theme(legend.position="none",
  	panel.background=element_rect(fill="white"), 
  	plot.margin=unit(c(1,1,1,1),"cm"), 
  	axis.title.y=element_text(size = 22, margin=margin(0,10,0,0)), 
  	axis.title.x=element_text(size = 22, margin=margin(20,0,0,0)),
  	axis.text.x = element_text(size = 14), 
  	axis.text.y = element_text(size = 14),
  	axis.line=element_line(size=1))


arrival_anomaly<-data.frame(Year = rev(c(1998:2024)), Arrival_anomaly=NA, State="SC")
for (i in 1:27) {
	arrival_anomaly$anomaly[i]<-as.POSIXlt(as.Date(meanls[[i]]), format = "%y%m%d")$yday-as.POSIXlt(meansc, format = "%y%m%d")$yday 
}
write.csv(arrival_anomaly,"SC_anomalous_arrivals.csv", row.names=FALSE)
  
####################################################### 
 
#TN
sadtn <- read.csv("Scout_arrivals/TN_arrivals.csv")
sadtn$NAME <- NULL

#select adults only
sadtn<- sadtn[sadtn$AGE == "Adult",]

#remove dates after May 31 because birds should arrive by then
nrow(sadtn[grep("^6/", sadtn$DATE),]) #1
sadtn<-sadtn[-grep("^6/", sadtn$DATE),]

#number of arrivals
nrow(sadtn) #2266

sadtn$Month_Day <- format(mdy(sadtn$DATE), "%m-%d")
#getting mean, q1, q3
meanls <- list()
q1ls <- list()
q3ls <- list()
for (a in unique(sadtn$YEAR)) {
  datels <- list()
  for (i in 1:nrow(sadtn)) {
    year <- sadtn$YEAR[i]
    if (year == a) {
      datels <- c(datels, sadtn$DATE[i])
    }
  }
  mean <- as.Date(mean(mdy(unlist(datels))))
  meanls <- c(meanls, as.character(mean))
  q1 <- as.Date(quantile(as.numeric(mdy(unlist(datels))), probs = c(0.25, 0.5, 0.75), na.rm = TRUE)[1], origin="1970-01-01")
  q1ls <- c(q1ls, as.character(q1))
  q3 <-as.Date(quantile(as.numeric(mdy(unlist(datels))), probs = c(0.25, 0.5, 0.75), na.rm = TRUE)[3], origin="1970-01-01")
  q3ls <- c(q3ls, as.character(q3))
}

#adding means to sadtn
dfmeanls <- list()
for(a in meanls){
  yr <- format(as.Date(a), "%Y")
  for(i in 1:nrow(sadtn)){
    if(sadtn$YEAR[i] == yr){
      dfmeanls[[i]] <- a
    }
  }
}
sadtn$Mean <- unlist(dfmeanls)
sadtn$Mean_md <- format(ymd(sadtn$Mean), "%m-%d")
#adding q1 to sadtn
dfq1ls <- list()
for(a in q1ls){
  yr <- format(as.Date(a), "%Y")
  for(i in 1:nrow(sadtn)){
    if(sadtn$YEAR[i] == yr){
      dfq1ls[[i]] <- a
    }
  }
}
sadtn$Q1 <- unlist(dfq1ls)
sadtn$Q1_md <- format(as.Date(sadtn$Q1), "%m-%d")
#adding q3 to sadtn
dfq3ls <- list()
for(a in q3ls){
  yr <- format(as.Date(a), "%Y")
  for(i in 1:nrow(sadtn)){
    if(sadtn$YEAR[i] == yr){
      dfq3ls[[i]] <- a
    }
  }
}
sadtn$Q3 <- unlist(dfq3ls)
sadtn$Q3_md <- format(as.Date(sadtn$Q3), "%m-%d")

#calculate mean day of year for 1998-2021
mean(yday(unlist(meanls))[4:27])
sdtn<-sd(yday(unlist(meanls))[4:27])
meantn<-as.Date(mean(yday(unlist(meanls))[4:27]),origin="2024/12/31")
tn_2022<-as.Date(mean(yday(unlist(meanls))[3]),origin="2024/12/31")
tn_2023<-as.Date(mean(yday(unlist(meanls))[2]),origin="2024/12/31")
tn_2024<-as.Date(mean(yday(unlist(meanls))[1]),origin="2024/12/31")

#minimum arrival
min_arrival_tn=NULL
for (i in levels(as.factor(sadtn$YEAR))) {
	min_arrival_tn<-c(min_arrival_tn,min(yday(as.Date(sadtn$DATE[sadtn$YEAR==i], format="%m/%d/%y"))))
	}
mean(min_arrival_tn[1:24]) #mean min arrival from 1998-2021
min_arrival_tn[25]

#plot the data vertically
ggplot(sadtn, aes(y = YEAR, x = as.Date(Month_Day, format = "%m-%d"))) +
  geom_rect(xmin = meantn-(2*sdtn), xmax = meantn+(2*sdtn), ymin = 1996, ymax = 2026, fill = "gray91") + 
  geom_point(col="dark gray") + 
  geom_vline(xintercept=meantn, col="black")+ 
  geom_point(aes(y=YEAR, x = as.Date(Mean_md, format = "%m-%d")), color = "black", size = 3)+
  geom_point(aes(y=YEAR, x = as.Date(Q1_md, format = "%m-%d")), color = "black", size = 2, shape=3)+
  geom_point(aes(y=YEAR, x = as.Date(Q3_md, format = "%m-%d")), color = "black", size = 2, shape=3)+
  scale_x_date(date_labels = "%m-%d", date_breaks = "20 days") +
  ylim(1998,2024) +
  labs(y = "Year", x = "Date") +
  ggtitle("TN Scout Arrival Dates") +
   theme(legend.position="none",
  	panel.background=element_rect(fill="white"), 
  	plot.margin=unit(c(1,1,1,1),"cm"), 
  	axis.title.y=element_text(size = 22, margin=margin(0,10,0,0)), 
  	axis.title.x=element_text(size = 22, margin=margin(20,0,0,0)),
  	axis.text.x = element_text(size = 14), 
  	axis.text.y = element_text(size = 14),
  	axis.line=element_line(size=1))


arrival_anomaly<-data.frame(Year = rev(c(1998:2024)), Arrival_anomaly=NA, State="TN")
for (i in 1:27) {
	arrival_anomaly$anomaly[i]<-as.POSIXlt(as.Date(meanls[[i]]), format = "%y%m%d")$yday-as.POSIXlt(meantn, format = "%y%m%d")$yday 
}
write.csv(arrival_anomaly,"TN_anomalous_arrivals.csv", row.names=FALSE)

######################################################

#############
#plot deviations from the mean for 2022 by state (Figure 2c)
devs<-data.frame(states=rep(factor(c("LA", "TX", "MS", "AL", "AR", "TN", "OK", "GA", "SC", "FL"), c("LA", "TX", "MS", "AL", "AR", "TN", "OK", "GA", "SC", "FL")),3),
devs= c(as.numeric(la_2022-meanla),as.numeric(tx_2022-meantx),as.numeric(ms_2022-meanms),as.numeric(al_2022-meanal),as.numeric(ar_2022-meanar),as.numeric(tn_2022-meantn),as.numeric(ok_2022-meanok),as.numeric(ga_2022-meanga),as.numeric(sc_2022-meansc),as.numeric(fl_2022-meanfl), as.numeric(la_2023-meanla),as.numeric(tx_2023-meantx),as.numeric(ms_2023-meanms),as.numeric(al_2023-meanal),as.numeric(ar_2023-meanar),as.numeric(tn_2023-meantn),as.numeric(ok_2023-meanok),as.numeric(ga_2023-meanga),as.numeric(sc_2023-meansc),as.numeric(fl_2023-meanfl),as.numeric(la_2024-meanla),as.numeric(tx_2024-meantx),as.numeric(ms_2024-meanms),as.numeric(al_2024-meanal),as.numeric(ar_2024-meanar),as.numeric(tn_2024-meantn),as.numeric(ok_2024-meanok),as.numeric(ga_2024-meanga),as.numeric(sc_2024-meansc),as.numeric(fl_2024-meanfl)),year=c(rep(2022,10),rep(2023,10),rep(2024,10)))


ggplot(devs, aes(x=states, y=devs, group=year, fill=factor(year))) + 
	geom_col(position = "dodge") +
	geom_hline(yintercept=0)+
	scale_fill_grey(start = 0.2, end = 0.8) +
	labs(x = "State", y = "Deviation from the Long-term Mean (days)") +
	theme(panel.background=element_rect(fill="white"), plot.margin=unit(c(1,1,1,1),"cm"), 
  	axis.title.y=element_text(size = 14, margin=margin(0,10,0,0)), 
  	axis.title.x=element_text(size = 14, margin=margin(20,0,0,0)),
  	axis.text.x = element_text(size = 12), 
  	axis.text.y = element_text(size = 12),
  	axis.line=element_line(size=1))
 
